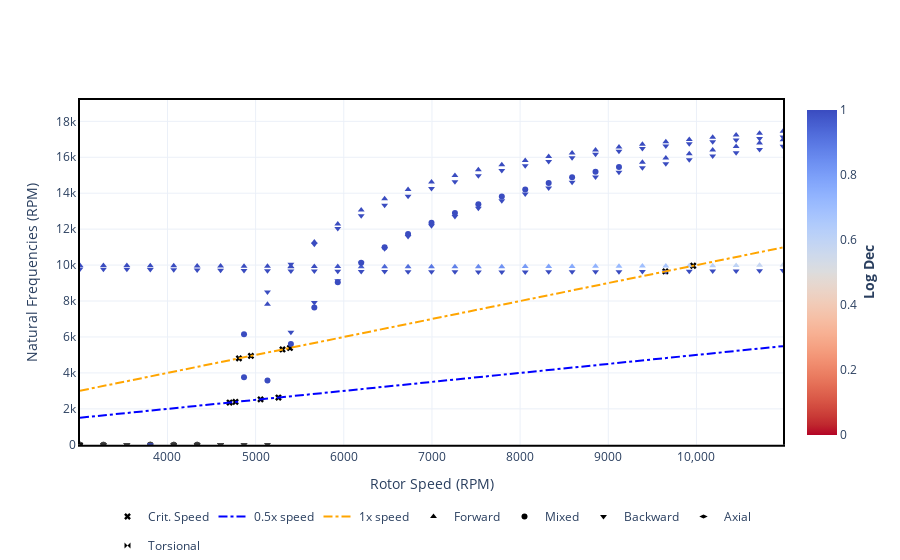

Notebook code cell kept with this figure:
### Markdown cell above
### 1.3.2 Plotting results

Now that the results are stored, use `.plot()` method to display the Campbell Diagram plot.

For the Campbell Diagram, you can plot more than one harmonic. As default, the plot display only the 1x speed option. 
Input a list with more harmonics to display it at the graph.

### Code cell
campbell.plot(harmonics=[0.5, 1])

### Figure 1 — Plotly figure (JSON) as saved in the notebook; plotly's stock layout.template omitted (floating-point values rounded to 4 significant figures; data arrays with more than 128 entries replaced by an {"elided": "..."} marker saying what was removed)
{"data": [{"hovertemplate": "Frequency (RPM): %{y:.2f}<br>Critical Speed (RPM): %{x:.2f}", "legendgroup": "Crit. Speed", "marker": {"color": "black", "symbol": "x"}, "mode": "markers", "name": "Crit. Speed", "showlegend": true, "type": "scatter", "x": [5259.0, 5389.0, 4772.0, 4947.0, 5056.0, 5305.0, 4704.0, 4811.0, 9648.0, 9962.0], "y": [2629.0, 5389.0, 2386.0, 4947.0, 2528.0, 5305.0, 2352.0, 4811.0, 9648.0, 9962.0]}, {"hoverinfo": "none", "legendgroup": "Forward", "marker": {"color": [4.383, 4.227, 4.084, 3.953, 3.831, 3.718, 3.612], "coloraxis": "coloraxis", "symbol": "triangle-up"}, "mode": "markers", "name": "Forward", "showlegend": false, "type": "scatter", "x": [9387.0, 9653.0, 9919.0, 10180.0, 10450.0, 10720.0, 10980.0], "y": [15720.0, 15960.0, 16190.0, 16400.0, 16600.0, 16790.0, 16970.0]}, {"hoverinfo": "none", "legendgroup": "Forward", "marker": {"color": [14.55, 10.64, 8.701, 7.479, 6.616, 5.964, 5.45, 5.03, 4.681, 4.384, 4.128, 3.905, 3.708, 3.533, 3.376, 3.233, 3.103, 2.984, 2.874, 2.773, 2.679, 2.591, 2.509], "coloraxis": "coloraxis", "symbol": "triangle-up"}, "mode": "markers", "name": "Forward", "showlegend": false, "type": "scatter", "x": [5134.0, 5400.0, 5666.0, 5932.0, 6197.0, 6463.0, 6729.0, 6995.0, 7261.0, 7526.0, 7792.0, 8058.0, 8324.0, 8590.0, 8855.0, 9121.0, 9387.0, 9653.0, 9919.0, 10180.0, 10450.0, 10720.0, 10980.0], "y": [7819.0, 9903.0, 11290.0, 12290.0, 13070.0, 13690.0, 14200.0, 14630.0, 14990.0, 15310.0, 15580.0, 15820.0, 16040.0, 16230.0, 16410.0, 16570.0, 16720.0, 16860.0, 17000.0, 17120.0, 17230.0, 17340.0, 17440.0]}, {"hoverinfo": "none", "legendgroup": "Forward", "marker": {"color": [1.122, 1.115, 1.107, 1.098, 1.088, 1.076, 1.064, 1.05, 1.034, 1.018, 1.0, 0.9817, 0.9621, 0.9418, 0.9208, 0.8993, 0.8773, 0.8549, 0.8323, 0.8095, 0.7866, 0.7636, 0.7406, 0.7176, 0.6946, 0.6717, 0.6489, 0.6261, 0.6034, 0.5809, 0.5584], "coloraxis": "coloraxis", "symbol": "triangle-up"}, "mode": "markers", "name": "Forward", "showlegend": false, "type": "scatter", "x": [3008.0, 3274.0, 3540.0, 3805.0, 4071.0, 4337.0, 4603.0, 4869.0, 5134.0, 5400.0, 5666.0, 5932.0, 6197.0, 6463.0, 6729.0, 6995.0, 7261.0, 7526.0, 7792.0, 8058.0, 8324.0, 8590.0, 8855.0, 9121.0, 9387.0, 9653.0, 9919.0, 10180.0, 10450.0, 10720.0, 10980.0], "y": [9979.0, 9975.0, 9971.0, 9965.0, 9959.0, 9952.0, 9946.0, 9939.0, 9932.0, 9926.0, 9921.0, 9916.0, 9913.0, 9910.0, 9909.0, 9908.0, 9909.0, 9911.0, 9913.0, 9917.0, 9921.0, 9926.0, 9932.0, 9938.0, 9945.0, 9953.0, 9961.0, 9970.0, 9979.0, 9988.0, 9998.0]}, {"hoverinfo": "none", "legendgroup": "Mixed", "marker": {"color": [null, 19.1, 13.43, 10.91, 9.399, 8.361, 7.591, 6.988, 6.499, 6.092, 5.746, 5.446, 5.183, 4.95, 4.741, 4.553], "coloraxis": "coloraxis", "symbol": "circle"}, "mode": "markers", "name": "Mixed", "showlegend": false, "type": "scatter", "x": [3805.0, 5400.0, 5666.0, 5932.0, 6197.0, 6463.0, 6729.0, 6995.0, 7261.0, 7526.0, 7792.0, 8058.0, 8324.0, 8590.0, 8855.0, 9121.0], "y": [0, 5614.0, 7646.0, 9048.0, 10120.0, 11000.0, 11730.0, 12350.0, 12900.0, 13380.0, 13820.0, 14210.0, 14560.0, 14890.0, 15190.0, 15460.0]}, {"hoverinfo": "none", "legendgroup": "Mixed", "marker": {"color": [null, null, null, 32.83], "coloraxis": "coloraxis", "symbol": "circle"}, "mode": "markers", "name": "Mixed", "showlegend": false, "type": "scatter", "x": [3008.0, 3274.0, 4337.0, 4869.0], "y": [0, 0, 0, 3753.0]}, {"hoverinfo": "none", "legendgroup": "Mixed", "marker": {"color": [null, null, null, 29.37], "coloraxis": "coloraxis", "symbol": "circle"}, "mode": "markers", "name": "Mixed", "showlegend": false, "type": "scatter", "x": [3008.0, 3805.0, 4071.0, 5134.0], "y": [0, 0, 0, 3583.0]}, {"hoverinfo": "none", "legendgroup": "Mixed", "marker": {"color": [null, null, null, null, null, 18.13], "coloraxis": "coloraxis", "symbol": "circle"}, "mode": "markers", "name": "Mixed", "showlegend": false, "type": "scatter", "x": [3008.0, 3274.0, 3805.0, 4071.0, 4337.0, 4869.0], "y": [0, 0, 0, 0, 0, 6148.0]}, {"hoverinfo": "none", "legendgroup": "Backward", "marker": {"color": [null, null, null, null, null, null, null, null], "coloraxis": "coloraxis", "symbol": "triangle-down"}, "mode": "markers", "name": "Backward", "showlegend": false, "type": "scatter", "x": [3008.0, 3274.0, 3540.0, 4071.0, 4337.0, 4603.0, 4869.0, 5134.0], "y": [0, 0, 0, 0, 0, 0, 0, 0]}, {"hoverinfo": "none", "legendgroup": "Backward", "marker": {"color": [null, 25200.0, null, null], "coloraxis": "coloraxis", "symbol": "triangle-down"}, "mode": "markers", "name": "Backward", "showlegend": false, "type": "scatter", "x": [3540.0, 3805.0, 4071.0, 4603.0], "y": [0, 1.882, 0, 0]}, {"hoverinfo": "none", "legendgroup": "Backward", "marker": {"color": [null, null, null, null, null, 16.15, 12.34, 10.34, 9.053, 8.141, 7.448, 6.898, 6.447, 6.068, 5.744, 5.461, 5.212, 4.99, 4.79, 4.609, 4.445, 4.294, 4.155, 4.027, 3.908, 3.797, 3.694], "coloraxis": "coloraxis", "symbol": "triangle-down"}, "mode": "markers", "name": "Backward", "showlegend": false, "type": "scatter", "x": [3274.0, 3540.0, 4337.0, 4603.0, 4869.0, 5400.0, 5666.0, 5932.0, 6197.0, 6463.0, 6729.0, 6995.0, 7261.0, 7526.0, 7792.0, 8058.0, 8324.0, 8590.0, 8855.0, 9121.0, 9387.0, 9653.0, 9919.0, 10180.0, 10450.0, 10720.0, 10980.0], "y": [0, 0, 0, 0, 0, 6266.0, 7912.0, 9133.0, 10110.0, 10910.0, 11590.0, 12180.0, 12700.0, 13170.0, 13580.0, 13960.0, 14300.0, 14610.0, 14900.0, 15160.0, 15410.0, 15640.0, 15860.0, 16060.0, 16260.0, 16440.0, 16610.0]}, {"hoverinfo": "none", "legendgroup": "Backward", "marker": {"color": [null, null, 12.25, 9.729, 8.23, 7.202, 6.437, 5.837, 5.35, 4.944, 4.598, 4.298, 4.036, 3.802, 3.592, 3.403, 3.231, 3.074, 2.929, 2.795, 2.672, 2.556, 2.449, 2.348, 2.253], "coloraxis": "coloraxis", "symbol": "triangle-down"}, "mode": "markers", "name": "Backward", "showlegend": false, "type": "scatter", "x": [3540.0, 4603.0, 5134.0, 5400.0, 5666.0, 5932.0, 6197.0, 6463.0, 6729.0, 6995.0, 7261.0, 7526.0, 7792.0, 8058.0, 8324.0, 8590.0, 8855.0, 9121.0, 9387.0, 9653.0, 9919.0, 10180.0, 10450.0, 10720.0, 10980.0], "y": [0, 0, 8506.0, 10040.0, 11170.0, 12040.0, 12740.0, 13330.0, 13830.0, 14260.0, 14630.0, 14970.0, 15260.0, 15530.0, 15760.0, 15970.0, 16160.0, 16330.0, 16490.0, 16620.0, 16750.0, 16860.0, 16960.0, 17050.0, 17120.0]}, {"hoverinfo": "none", "legendgroup": "Backward", "marker": {"color": [1.394, 1.416, 1.438, 1.46, 1.482, 1.504, 1.525, 1.545, 1.565, 1.583, 1.601, 1.619, 1.635, 1.651, 1.666, 1.68, 1.694, 1.707, 1.72, 1.732, 1.744, 1.756, 1.768, 1.779, 1.79, 1.802, 1.813, 1.824, 1.835, 1.846, 1.857], "coloraxis": "coloraxis", "symbol": "triangle-down"}, "mode": "markers", "name": "Backward", "showlegend": false, "type": "scatter", "x": [3008.0, 3274.0, 3540.0, 3805.0, 4071.0, 4337.0, 4603.0, 4869.0, 5134.0, 5400.0, 5666.0, 5932.0, 6197.0, 6463.0, 6729.0, 6995.0, 7261.0, 7526.0, 7792.0, 8058.0, 8324.0, 8590.0, 8855.0, 9121.0, 9387.0, 9653.0, 9919.0, 10180.0, 10450.0, 10720.0, 10980.0], "y": [9786.0, 9774.0, 9762.0, 9750.0, 9738.0, 9725.0, 9713.0, 9701.0, 9688.0, 9677.0, 9666.0, 9656.0, 9647.0, 9639.0, 9633.0, 9628.0, 9624.0, 9621.0, 9620.0, 9621.0, 9622.0, 9625.0, 9629.0, 9634.0, 9641.0, 9648.0, 9656.0, 9665.0, 9675.0, 9685.0, 9697.0]}, {"hoverinfo": "none", "line": {"color": "blue", "dash": "dashdot"}, "mode": "lines", "name": "0.5x speed", "type": "scatter", "x": [3008.0, 3274.0, 3540.0, 3805.0, 4071.0, 4337.0, 4603.0, 4869.0, 5134.0, 5400.0, 5666.0, 5932.0, 6197.0, 6463.0, 6729.0, 6995.0, 7261.0, 7526.0, 7792.0, 8058.0, 8324.0, 8590.0, 8855.0, 9121.0, 9387.0, 9653.0, 9919.0, 10180.0, 10450.0, 10720.0, 10980.0], "y": [1504.0, 1637.0, 1770.0, 1903.0, 2036.0, 2168.0, 2301.0, 2434.0, 2567.0, 2700.0, 2833.0, 2966.0, 3099.0, 3232.0, 3365.0, 3497.0, 3630.0, 3763.0, 3896.0, 4029.0, 4162.0, 4295.0, 4428.0, 4561.0, 4693.0, 4826.0, 4959.0, 5092.0, 5225.0, 5358.0, 5491.0]}, {"hoverinfo": "none", "line": {"color": "orange", "dash": "dashdot"}, "mode": "lines", "name": "1x speed", "type": "scatter", "x": [3008.0, 3274.0, 3540.0, 3805.0, 4071.0, 4337.0, 4603.0, 4869.0, 5134.0, 5400.0, 5666.0, 5932.0, 6197.0, 6463.0, 6729.0, 6995.0, 7261.0, 7526.0, 7792.0, 8058.0, 8324.0, 8590.0, 8855.0, 9121.0, 9387.0, 9653.0, 9919.0, 10180.0, 10450.0, 10720.0, 10980.0], "y": [3008.0, 3274.0, 3540.0, 3805.0, 4071.0, 4337.0, 4603.0, 4869.0, 5134.0, 5400.0, 5666.0, 5932.0, 6197.0, 6463.0, 6729.0, 6995.0, 7261.0, 7526.0, 7792.0, 8058.0, 8324.0, 8590.0, 8855.0, 9121.0, 9387.0, 9653.0, 9919.0, 10180.0, 10450.0, 10720.0, 10980.0]}, {"hoverinfo": "none", "legendgroup": "Forward", "marker": {"color": "black", "symbol": "triangle-up"}, "mode": "markers", "name": "Forward", "type": "scatter", "x": [0], "y": [0]}, {"hoverinfo": "none", "legendgroup": "Mixed", "marker": {"color": "black", "symbol": "circle"}, "mode": "markers", "name": "Mixed", "type": "scatter", "x": [0], "y": [0]}, {"hoverinfo": "none", "legendgroup": "Backward", "marker": {"color": "black", "symbol": "triangle-down"}, "mode": "markers", "name": "Backward", "type": "scatter", "x": [0], "y": [0]}, {"hoverinfo": "none", "legendgroup": "Axial", "marker": {"color": "black", "symbol": "diamond-wide"}, "mode": "markers", "name": "Axial", "type": "scatter", "x": [0], "y": [0]}, {"hoverinfo": "none", "legendgroup": "Torsional", "marker": {"color": "black", "symbol": "bowtie"}, "mode": "markers", "name": "Torsional", "type": "scatter", "x": [0], "y": [0]}], "layout": {"coloraxis": {"cmax": 1, "cmin": 0, "colorbar": {"title": {"side": "right", "text": "<b>Log Dec</b>"}}, "colorscale": {"elided": "255x2 mixed values"}}, "legend": {"orientation": "h", "x": 0.5, "xanchor": "center", "y": -0.3, "yanchor": "bottom", "yref": "container"}, "xaxis": {"exponentformat": "none", "range": [3008.0, 10980.0], "title": {"text": "Rotor Speed (RPM)"}}, "yaxis": {"range": [0, 19190.0], "title": {"text": "Natural Frequencies (RPM)"}}}}
